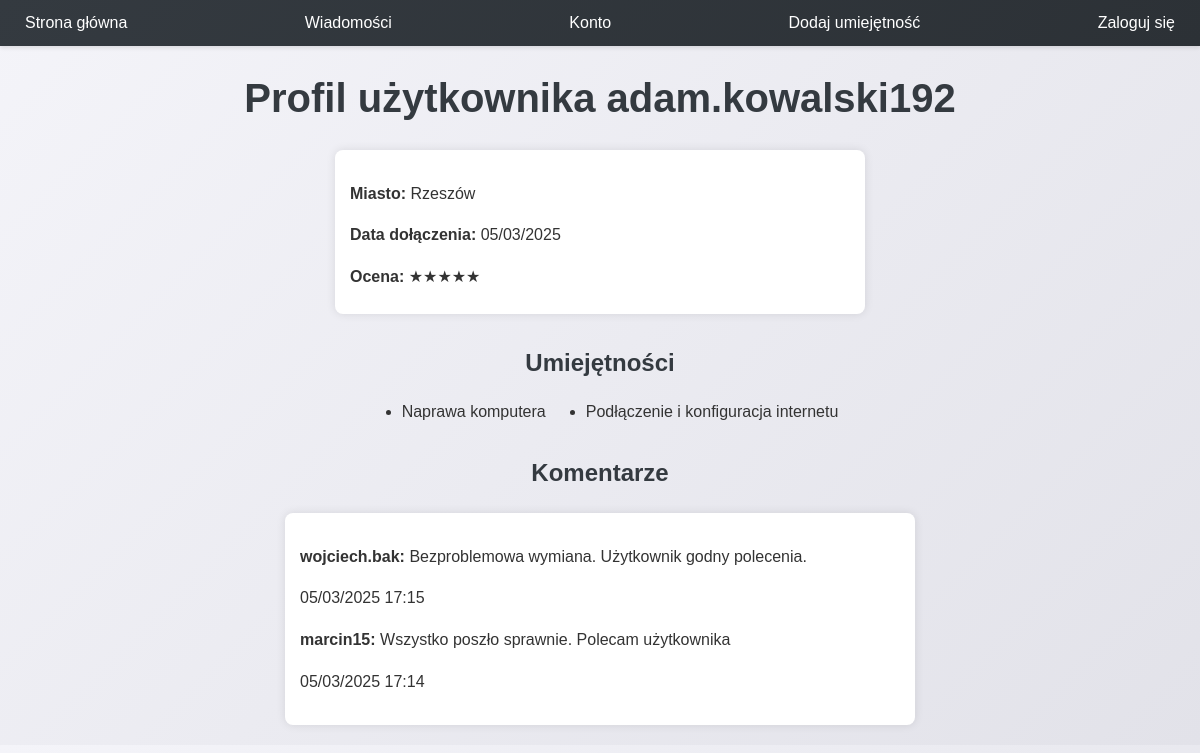
Page /user/4 on the committed database.
### tables this page shows
CREATE TABLE users (
            id INTEGER PRIMARY KEY AUTOINCREMENT,
            username TEXT NOT NULL UNIQUE,
            password TEXT NOT NULL,
            email TEXT NOT NULL UNIQUE,
            city TEXT NOT NULL,
            join_date DATETIME DEFAULT CURRENT_TIMESTAMP
        );

CREATE TABLE skills (
            id INTEGER PRIMARY KEY AUTOINCREMENT,
            user_id INTEGER NOT NULL,
            skill_name TEXT NOT NULL,
            description TEXT,
            FOREIGN KEY (user_id) REFERENCES users (id)
        );

CREATE TABLE comments (
            id INTEGER PRIMARY KEY AUTOINCREMENT,
            user_id INTEGER NOT NULL,
            author_id INTEGER NOT NULL, 
            comment TEXT NOT NULL,
            timestamp DATETIME DEFAULT CURRENT_TIMESTAMP,
            FOREIGN KEY (user_id) REFERENCES users (id),
            FOREIGN KEY (author_id) REFERENCES users (id)
        );

### app.py (the view)
@app.route('/user/<int:user_id>')
def user_details(user_id):
    conn = get_db_connection()
    user = conn.execute('SELECT * FROM users WHERE id = ?', (user_id,)).fetchone()
    if not user:
        flash('Użytkownik nie istnieje.', 'error')
        return redirect(url_for('index'))
    join_date = datetime.strptime(user['join_date'], '%Y-%m-%d %H:%M:%S')
    skills = conn.execute('SELECT * FROM skills WHERE user_id = ?', (user_id,)).fetchall()
    comments = conn.execute('''
        SELECT comments.*, users.username as author_username
        FROM comments
        JOIN users ON comments.author_id = users.id
        WHERE comments.user_id = ?
        ORDER BY comments.timestamp DESC
    ''', (user_id,)).fetchall()
    comments = [dict(comment) for comment in comments]
    for comment in comments:
        comment['timestamp'] = datetime.strptime(comment['timestamp'], '%Y-%m-%d %H:%M:%S')
    conn.close()
    return render_template('user_details.html', user=user, skills=skills, join_date=join_date, comments=comments)

### app.py (called while the page is built)
def get_db_connection():
    conn = sqlite3.connect('database.db')
    conn.row_factory = sqlite3.Row
    return conn

### templates/user_details.html (shortened to what this page needs)
<!DOCTYPE html>
<html>
<head>
    <link rel="stylesheet" type="text/css" href="{{ url_for('static', filename='style.css') }}">
</head>
<body>
    <nav>
        <ul class="nav-bar">
            <li><a href="{{ url_for('index') }}">Strona główna</a></li>
            <li><a href="{{ url_for('inbox') }}">Wiadomości</a></li>
            <li><a href="{{ url_for('account_redirect') }}">Konto</a></li>
            <li><a href="{{ url_for('add_skill') }}">Dodaj umiejętność</a></li>
            {% if session.get('username') %}
                <li class="right"><a href="{{ url_for('logout') }}">Wyloguj się</a></li>
            {% else %}
                <li class="right"><a href="{{ url_for('account') }}">Zaloguj się</a></li>
            {% endif %}
        </ul>
    </nav>
    <div class="profile-container">
        <h1 class="profile-title">Profil użytkownika {{ user['username'] }}</h1>
        <div class="user-details">
            <p><strong>Miasto:</strong> {{ user['city'] }}</p>
            <p><strong>Data dołączenia:</strong> {{ join_date.strftime('%d/%m/%Y') }}</p>
            <p><strong>Ocena:</strong> ★★★★★</p>
        </div>
        <h2 class="section-title">Umiejętności</h2>
        <ul class="skills-list">
            {% for skill in skills %}
                <li class=>{{ skill['skill_name'] }}</li>
            {% else %}
                <li class="no-skills">Brak umiejętności.</li>
            {% endfor %}
        </ul>
        <h2 class="section-title">Komentarze</h2>
        <div class="comments">
            {% for comment in comments %}
                <div class="comment-box">
                    <p><strong>{{ comment['author_username'] }}:</strong> {{ comment['comment'] }}</p>
                    <p class="comment-date">{{ comment['timestamp'].strftime('%d/%m/%Y %H:%M') }}</p>
                </div>
            {% else %}
                <p class="no-comments">Brak komentarzy.</p>
            {% endfor %}
        </div>
    </div>
</body>
</html>

### static/style.css (style rules this page uses)
body { font-family: 'Arial', sans-serif; margin: 0; padding: 0; background-color: #f4f4f9; color: #333; line-height: 1.6; }
a { text-decoration: none; color: #007BFF; }
nav { background-color: #343a40; padding: 10px 0; box-shadow: 0 2px 4px rgba(0, 0, 0, 0.1); }
nav ul { list-style: none; padding: 0; margin: 0; display: flex; justify-content: space-between; align-items: center; max-width: 1200px; margin: 0 auto; }
nav ul li { margin: 0 10px; }
nav ul li a { color: #fff; padding: 10px 15px; border-radius: 5px; transition: background-color 0.3s ease; }
h1, h2, h3 { color: #343a40; margin-bottom: 20px; }
h1 { font-size: 2.5rem; text-align: center; margin-top: 20px; }
h2 { font-size: 2rem; margin-top: 30px; }
body { background: linear-gradient(135deg, #f4f4f9, #e2e2e9); }
nav { background: linear-gradient(135deg, #343a40, #2c3136); }
nav ul li a { transition: background-color 0.3s ease, transform 0.3s ease; }
h2 { text-align: center; font-size: 1.5rem; margin-bottom: 15px; }
.skills-list { display: flex; flex-wrap: wrap; gap: 40px; justify-content: center; }
.comments { max-width: 600px; margin: 20px auto; padding: 15px; background: white; border-radius: 8px; box-shadow: 0 0 10px rgba(0, 0, 0, 0.1); }
.user-details { background: white; padding: 15px; border-radius: 8px; box-shadow: 0 0 10px rgba(0, 0, 0, 0.1); max-width: 500px; margin: 20px auto; }
.user-details p { margin-bottom: 10px; }

### rows in the picture
users: username "adam.kowalski192", city "Rzeszów"
skills: skill_name "Naprawa komputera"
skills: skill_name "Podłączenie i konfiguracja internetu"
comments: author_username "wojciech.bak", comment "Bezproblemowa wymiana. Użytkownik godny polecenia.", timestamp "05/03/2025 17:15"
comments: author_username "marcin15", comment "Wszystko poszło sprawnie. Polecam użytkownika", timestamp "05/03/2025 17:14"

### other values in the picture
{{ join_date.strftime('%d/%m/%Y') }} "05/03/2025"
